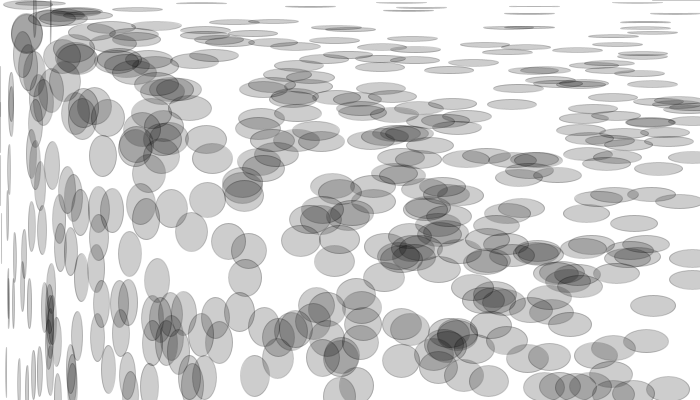
Frame 1 (no input)
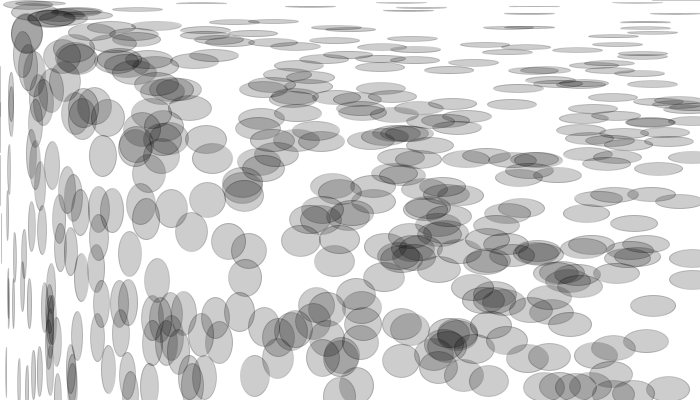
Frame 60 (the mouse pressed at the canvas centre just before this capture)
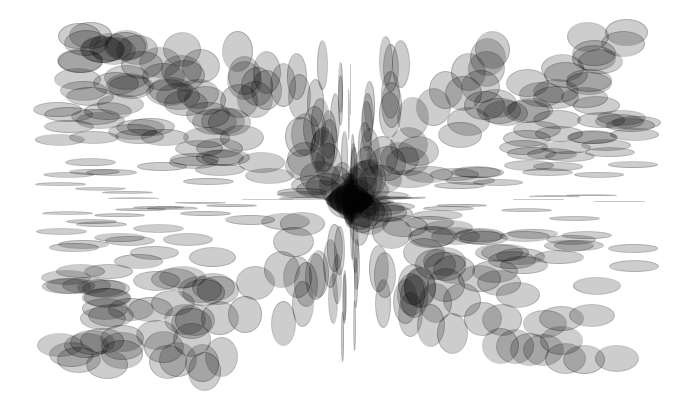
Frame 120 (the mouse held since frame 60 and released just before this capture)

The Processing sketch that drew these frames (run headless with seeded random() and noise(); from frame 60 on, the mouse is pressed at the canvas centre):

// Processing sketch: processing_64296
// ── processing_64296.pde

int lineLength=20;
float[] x = new float[6000];
float[] y = new float[6000];
float[] angle = new float[6000];
int i=0;

float[] xP = new float[6000];
float[] yP= new float[6000];

void setup() {
 
  size(700, 400);
  smooth();
  stroke(0,0,0,50);
  fill(0,0,0,50);

  for (int i=0; i<1000; i++) {
    x[i] = random(0, 700);
    y[i] = random (0, 400);
    angle[i] = random(2*PI);
    ellipse(x[i], y[i], 50, 50);
     
    xP[i]=0;
    yP[i]=0;
 }
}
 
void draw() {
  background(255);
  for (int i=0; i<400; i++) {
    if (dist(mouseX, mouseY, x[i], y[i])<1000&&dist(mouseY, mouseX, x[i], y[i])>random(0,60)) {
      angle[i]= atan2(y[i]-mouseY, x[i]-mouseX);
      if (mousePressed) {
        xP[i] += cos(angle[i]+PI)*1;
        yP[i]+= sin(angle[i]+PI)*1;
        x[i]+=cos(angle[i]+PI)*1;
        y[i]+=sin(angle[i]+PI)*1;
      } else {
        x[i] -= xP[i]/10;
        xP[i] -= xP[i]/10;
        y[i] -= yP[i]/10;
        yP[i] -= yP[i]/10;
      }
    }
 
    ellipse(x[i], y[i], cos(angle[i])*50, sin(angle[i])*50);
  }
}
